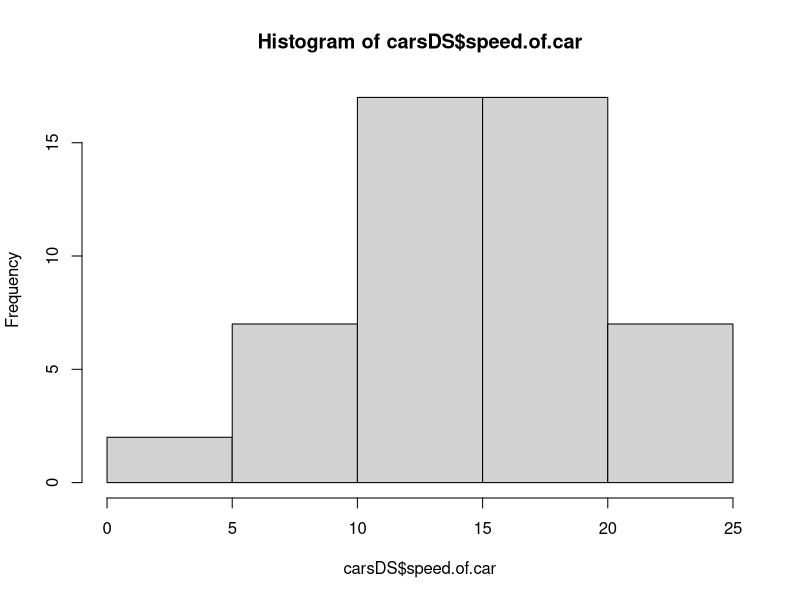
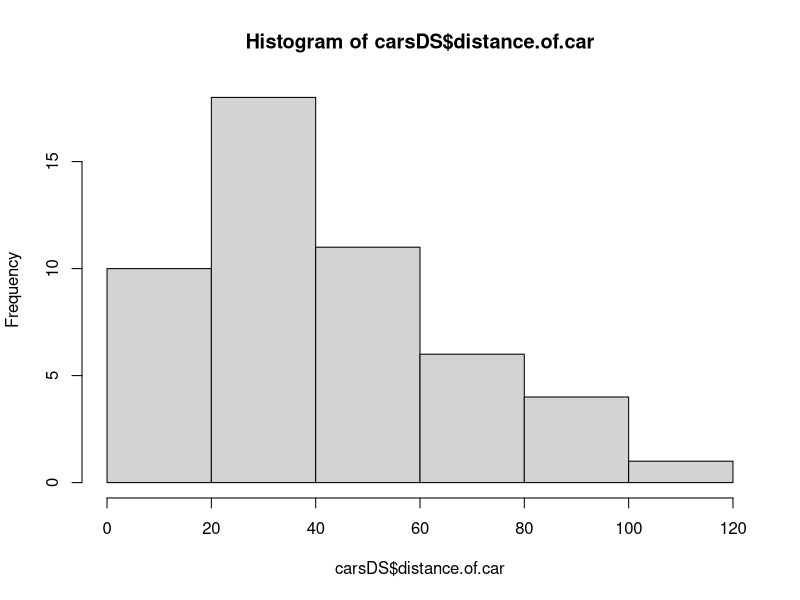
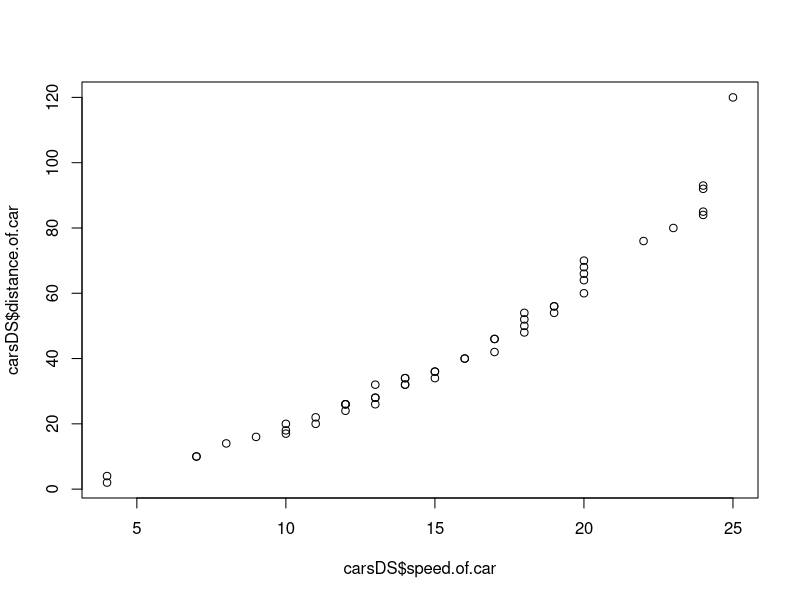

Write the R code that produced these figures, in order.
install.packages("readr")
library(readr)
carsDS<-read.csv("data-sets/cars.csv")

attributes(carsDS)
summary(carsDS)
str(carsDS)
names(carsDS)
hist(carsDS$speed.of.car)
hist(carsDS$distance.of.car)
plot(carsDS$speed.of.car, carsDS$distance.of.car)
set.seed(123)
trainSize<-round(nrow(carsDS) * 0.2)
testSize<-nrow(carsDS)-trainSize
trainSize
testSize
training_indices<-sample(seq_len(nrow(carsDS)),size=trainSize)
trainSet <- carsDS[training_indices,]
testSet <- carsDS[-training_indices,]
set.seed(405)
trainSet <- carsDS[training_indices,]
testSet <- carsDS[training_indices,]
LinearModel<-lm(trainSet$speed.of.car ~ testSet$distance.of.car)
summary(LinearModel)
predictions<-predict(LinearModel, testSet)
predictions
